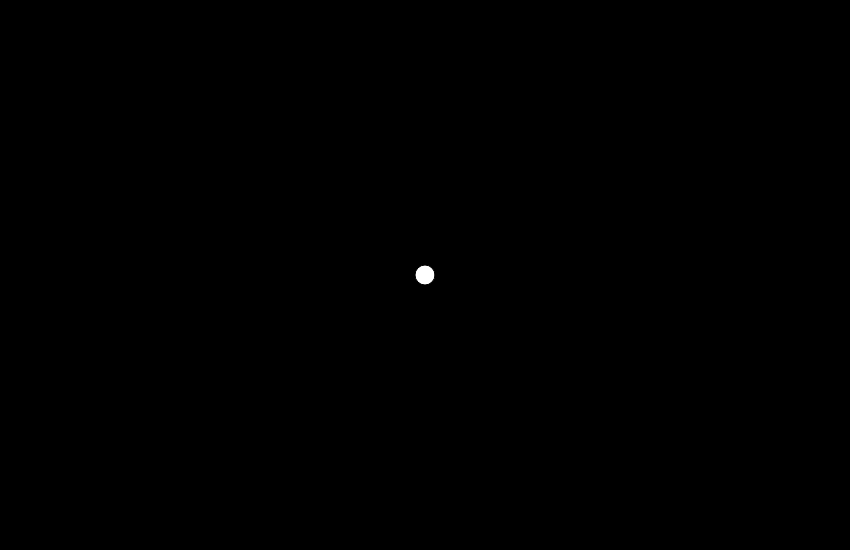
Frame 1 (no input)
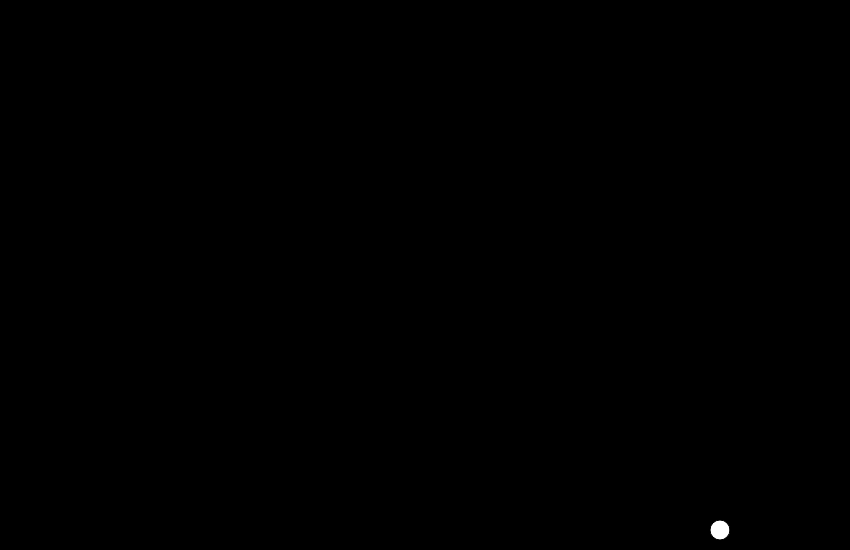
Frame 60 (no input)
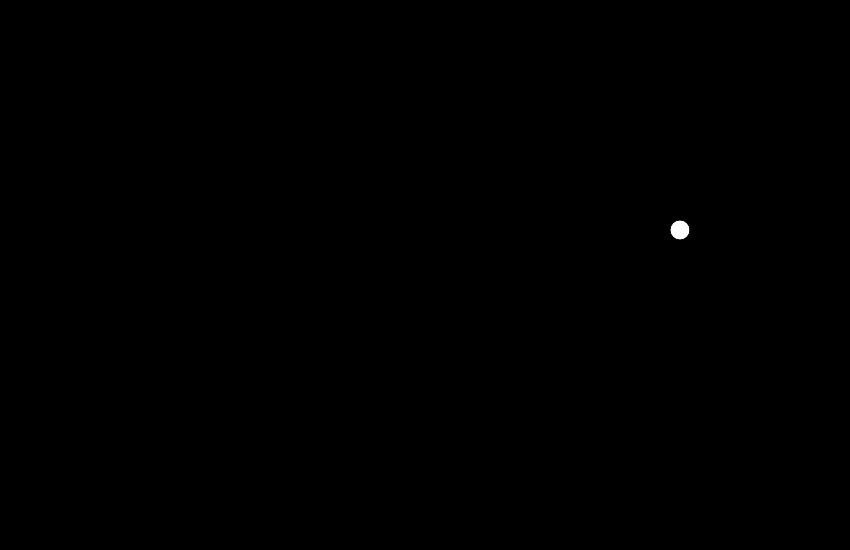
Frame 120 (the mouse pressed at the canvas centre since frame 60)

The p5.js sketch that drew these frames (run headless with seeded random() and noise() and a simulated clock; from frame 60 on, the mouse is pressed at the canvas centre):

// p5.js sketch
// ── sketch.js
var ball;

function setup() {

	createCanvas(850, 550);
	background(0);

	// create ball
	ball = new Ball();

}

function draw() {

	background(0);
	ball.show();
	ball.move();

}

// ── ball.js
function Ball() {

  // this.location = new p5.Vector(),

  this.x = width / 2,
  this.y = height / 2,

  this.xspeed = 5,
  this.yspeed = 5,

  this.show = function() {
    fill(255);
    ellipse(this.x, this.y, 20, 20)
  },

  this.move = function() {
    this.x = this.x + this.xspeed;
    this.y = this.y + this.yspeed;

    if (this.x == width || this.x == 0) {
      this.xspeed = -this.xspeed;
      console.log("BOUNCE");
    }

    if (this.y == height || this.y == 0){
      this.yspeed = -this.yspeed;
      console.log("BOUNCE");
    }

  }


}
